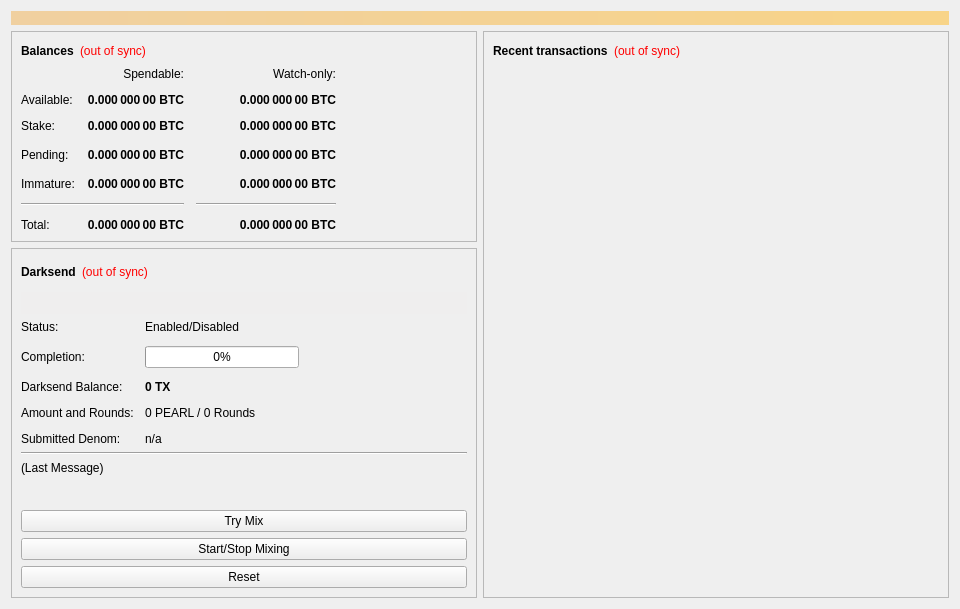
<?xml version="1.0" encoding="UTF-8"?>
<ui version="4.0">
 <class>OverviewPage</class>
 <widget class="QWidget" name="OverviewPage">
  <property name="geometry">
   <rect>
    <x>0</x>
    <y>0</y>
    <width>960</width>
    <height>594</height>
   </rect>
  </property>
  <property name="minimumSize">
   <size>
    <width>960</width>
    <height>0</height>
   </size>
  </property>
  <property name="windowTitle">
   <string>Form</string>
  </property>
  <layout class="QVBoxLayout" name="topLayout">
   <item>
    <widget class="QLabel" name="labelAlerts">
     <property name="visible">
      <bool>false</bool>
     </property>
     <property name="styleSheet">
      <string notr="true">background-color: qlineargradient(x1: 0, y1: 0, x2: 1, y2: 0, stop:0 #F0D0A0, stop:1 #F8D488); color:#000000;</string>
     </property>
     <property name="wordWrap">
      <bool>true</bool>
     </property>
     <property name="margin">
      <number>3</number>
     </property>
    </widget>
   </item>
   <item>
    <layout class="QHBoxLayout" name="horizontalLayout" stretch="1,1">
     <item>
      <layout class="QVBoxLayout" name="verticalLayout_2">
       <item>
        <widget class="QFrame" name="frame">
         <property name="frameShape">
          <enum>QFrame::StyledPanel</enum>
         </property>
         <property name="frameShadow">
          <enum>QFrame::Raised</enum>
         </property>
         <layout class="QVBoxLayout" name="verticalLayout_4">
          <item>
           <layout class="QHBoxLayout" name="horizontalLayout_4">
            <item>
             <widget class="QLabel" name="label_5">
              <property name="font">
               <font>
                <weight>75</weight>
                <bold>true</bold>
               </font>
              </property>
              <property name="text">
               <string>Balances</string>
              </property>
             </widget>
            </item>
            <item>
             <widget class="QLabel" name="labelWalletStatus">
              <property name="cursor">
               <cursorShape>WhatsThisCursor</cursorShape>
              </property>
              <property name="toolTip">
               <string>The displayed information may be out of date. Your wallet automatically synchronizes with the Pearl network after a connection is established, but this process has not completed yet.</string>
              </property>
              <property name="styleSheet">
               <string notr="true">QLabel { color: red; }</string>
              </property>
              <property name="text">
               <string notr="true">(out of sync)</string>
              </property>
              <property name="alignment">
               <set>Qt::AlignLeading|Qt::AlignLeft|Qt::AlignVCenter</set>
              </property>
             </widget>
            </item>
            <item>
             <spacer name="horizontalSpacer_3">
              <property name="orientation">
               <enum>Qt::Horizontal</enum>
              </property>
              <property name="sizeHint" stdset="0">
               <size>
                <width>40</width>
                <height>20</height>
               </size>
              </property>
             </spacer>
            </item>
           </layout>
          </item>
          <item>
           <layout class="QGridLayout" name="gridLayout">
            <property name="spacing">
             <number>12</number>
            </property>
            <item row="3" column="2">
             <widget class="QLabel" name="labelWatchPending">
              <property name="font">
               <font>
                <weight>75</weight>
                <bold>true</bold>
               </font>
              </property>
              <property name="cursor">
               <cursorShape>IBeamCursor</cursorShape>
              </property>
              <property name="toolTip">
               <string>Unconfirmed transactions to watch-only addresses</string>
              </property>
              <property name="text">
               <string notr="true">0.000 000 00 BTC</string>
              </property>
              <property name="alignment">
               <set>Qt::AlignRight|Qt::AlignTrailing|Qt::AlignVCenter</set>
              </property>
              <property name="textInteractionFlags">
               <set>Qt::LinksAccessibleByMouse|Qt::TextSelectableByKeyboard|Qt::TextSelectableByMouse</set>
              </property>
             </widget>
            </item>
            <item row="3" column="1">
             <widget class="QLabel" name="labelUnconfirmed">
              <property name="font">
               <font>
                <weight>75</weight>
                <bold>true</bold>
               </font>
              </property>
              <property name="cursor">
               <cursorShape>IBeamCursor</cursorShape>
              </property>
              <property name="toolTip">
               <string>Total of transactions that have yet to be confirmed, and do not yet count toward the spendable balance</string>
              </property>
              <property name="text">
               <string notr="true">0.000 000 00 BTC</string>
              </property>
              <property name="alignment">
               <set>Qt::AlignRight|Qt::AlignTrailing|Qt::AlignVCenter</set>
              </property>
              <property name="textInteractionFlags">
               <set>Qt::LinksAccessibleByMouse|Qt::TextSelectableByKeyboard|Qt::TextSelectableByMouse</set>
              </property>
             </widget>
            </item>
            <item row="4" column="2">
             <widget class="QLabel" name="labelWatchImmature">
              <property name="font">
               <font>
                <weight>75</weight>
                <bold>true</bold>
               </font>
              </property>
              <property name="cursor">
               <cursorShape>IBeamCursor</cursorShape>
              </property>
              <property name="toolTip">
               <string>Mined balance in watch-only addresses that has not yet matured</string>
              </property>
              <property name="text">
               <string notr="true">0.000 000 00 BTC</string>
              </property>
              <property name="alignment">
               <set>Qt::AlignRight|Qt::AlignTrailing|Qt::AlignVCenter</set>
              </property>
              <property name="textInteractionFlags">
               <set>Qt::LinksAccessibleByMouse|Qt::TextSelectableByKeyboard|Qt::TextSelectableByMouse</set>
              </property>
             </widget>
            </item>
            <item row="5" column="0" colspan="2">
             <widget class="Line" name="lineSpendableBalance">
              <property name="orientation">
               <enum>Qt::Horizontal</enum>
              </property>
             </widget>
            </item>
            <item row="5" column="2">
             <widget class="Line" name="lineWatchBalance">
              <property name="sizePolicy">
               <sizepolicy hsizetype="Preferred" vsizetype="Fixed">
                <horstretch>0</horstretch>
                <verstretch>0</verstretch>
               </sizepolicy>
              </property>
              <property name="minimumSize">
               <size>
                <width>140</width>
                <height>0</height>
               </size>
              </property>
              <property name="orientation">
               <enum>Qt::Horizontal</enum>
              </property>
             </widget>
            </item>
            <item row="6" column="0">
             <widget class="QLabel" name="labelTotalText">
              <property name="text">
               <string>Total:</string>
              </property>
             </widget>
            </item>
            <item row="4" column="1">
             <widget class="QLabel" name="labelImmature">
              <property name="font">
               <font>
                <weight>75</weight>
                <bold>true</bold>
               </font>
              </property>
              <property name="cursor">
               <cursorShape>IBeamCursor</cursorShape>
              </property>
              <property name="toolTip">
               <string>Mined balance that has not yet matured</string>
              </property>
              <property name="text">
               <string notr="true">0.000 000 00 BTC</string>
              </property>
              <property name="alignment">
               <set>Qt::AlignRight|Qt::AlignTrailing|Qt::AlignVCenter</set>
              </property>
              <property name="textInteractionFlags">
               <set>Qt::LinksAccessibleByMouse|Qt::TextSelectableByKeyboard|Qt::TextSelectableByMouse</set>
              </property>
             </widget>
            </item>
            <item row="3" column="3">
             <spacer name="horizontalSpacer_2">
              <property name="orientation">
               <enum>Qt::Horizontal</enum>
              </property>
              <property name="sizeHint" stdset="0">
               <size>
                <width>40</width>
                <height>20</height>
               </size>
              </property>
             </spacer>
            </item>
            <item row="4" column="0">
             <widget class="QLabel" name="labelImmatureText">
              <property name="text">
               <string>Immature:</string>
              </property>
             </widget>
            </item>
            <item row="6" column="1">
             <widget class="QLabel" name="labelTotal">
              <property name="font">
               <font>
                <weight>75</weight>
                <bold>true</bold>
               </font>
              </property>
              <property name="cursor">
               <cursorShape>IBeamCursor</cursorShape>
              </property>
              <property name="toolTip">
               <string>Your current total balance</string>
              </property>
              <property name="text">
               <string notr="true">0.000 000 00 BTC</string>
              </property>
              <property name="alignment">
               <set>Qt::AlignRight|Qt::AlignTrailing|Qt::AlignVCenter</set>
              </property>
              <property name="textInteractionFlags">
               <set>Qt::LinksAccessibleByMouse|Qt::TextSelectableByKeyboard|Qt::TextSelectableByMouse</set>
              </property>
             </widget>
            </item>
            <item row="6" column="2">
             <widget class="QLabel" name="labelWatchTotal">
              <property name="font">
               <font>
                <weight>75</weight>
                <bold>true</bold>
               </font>
              </property>
              <property name="cursor">
               <cursorShape>IBeamCursor</cursorShape>
              </property>
              <property name="toolTip">
               <string>Current total balance in watch-only addresses</string>
              </property>
              <property name="text">
               <string notr="true">0.000 000 00 BTC</string>
              </property>
              <property name="alignment">
               <set>Qt::AlignRight|Qt::AlignTrailing|Qt::AlignVCenter</set>
              </property>
              <property name="textInteractionFlags">
               <set>Qt::LinksAccessibleByMouse|Qt::TextSelectableByKeyboard|Qt::TextSelectableByMouse</set>
              </property>
             </widget>
            </item>
            <item row="0" column="2">
             <widget class="QLabel" name="labelWatchonly">
              <property name="text">
               <string>Watch-only:</string>
              </property>
              <property name="alignment">
               <set>Qt::AlignRight|Qt::AlignTrailing|Qt::AlignVCenter</set>
              </property>
             </widget>
            </item>
            <item row="1" column="0">
             <widget class="QLabel" name="labelBalanceText">
              <property name="text">
               <string>Available:</string>
              </property>
             </widget>
            </item>
            <item row="1" column="1">
             <widget class="QLabel" name="labelBalance">
              <property name="font">
               <font>
                <weight>75</weight>
                <bold>true</bold>
               </font>
              </property>
              <property name="cursor">
               <cursorShape>IBeamCursor</cursorShape>
              </property>
              <property name="toolTip">
               <string>Your current spendable balance</string>
              </property>
              <property name="text">
               <string notr="true">0.000 000 00 BTC</string>
              </property>
              <property name="alignment">
               <set>Qt::AlignRight|Qt::AlignTrailing|Qt::AlignVCenter</set>
              </property>
              <property name="textInteractionFlags">
               <set>Qt::LinksAccessibleByMouse|Qt::TextSelectableByKeyboard|Qt::TextSelectableByMouse</set>
              </property>
             </widget>
            </item>
            <item row="2" column="0">
             <widget class="QLabel" name="label_10">
              <property name="text">
               <string>Stake:</string>
              </property>
             </widget>
            </item>
            <item row="2" column="1">
             <widget class="QLabel" name="labelStake">
              <property name="font">
               <font>
                <weight>75</weight>
                <bold>true</bold>
               </font>
              </property>
              <property name="cursor">
               <cursorShape>IBeamCursor</cursorShape>
              </property>
              <property name="toolTip">
               <string>Total of coins that was staked, and do not yet count toward the current balance</string>
              </property>
              <property name="text">
               <string notr="true">0.000 000 00 BTC</string>
              </property>
              <property name="alignment">
               <set>Qt::AlignRight|Qt::AlignTrailing|Qt::AlignVCenter</set>
              </property>
              <property name="textInteractionFlags">
               <set>Qt::LinksAccessibleByMouse|Qt::TextSelectableByKeyboard|Qt::TextSelectableByMouse</set>
              </property>
             </widget>
            </item>
            <item row="2" column="2">
             <widget class="QLabel" name="labelWatchStake">
              <property name="font">
               <font>
                <weight>75</weight>
                <bold>true</bold>
               </font>
              </property>
              <property name="cursor">
               <cursorShape>IBeamCursor</cursorShape>
              </property>
              <property name="toolTip">
               <string>Total of coins that was staked in watch-only addresses, and do not yet count toward the current watch-only balance</string>
              </property>
              <property name="text">
               <string notr="true">0.000 000 00 BTC</string>
              </property>
              <property name="alignment">
               <set>Qt::AlignRight|Qt::AlignTrailing|Qt::AlignVCenter</set>
              </property>
              <property name="textInteractionFlags">
               <set>Qt::LinksAccessibleByMouse|Qt::TextSelectableByKeyboard|Qt::TextSelectableByMouse</set>
              </property>
             </widget>
            </item>
            <item row="1" column="2">
             <widget class="QLabel" name="labelWatchAvailable">
              <property name="font">
               <font>
                <weight>75</weight>
                <bold>true</bold>
               </font>
              </property>
              <property name="cursor">
               <cursorShape>IBeamCursor</cursorShape>
              </property>
              <property name="toolTip">
               <string>Your current balance in watch-only addresses</string>
              </property>
              <property name="text">
               <string notr="true">0.000 000 00 BTC</string>
              </property>
              <property name="alignment">
               <set>Qt::AlignRight|Qt::AlignTrailing|Qt::AlignVCenter</set>
              </property>
              <property name="textInteractionFlags">
               <set>Qt::LinksAccessibleByMouse|Qt::TextSelectableByKeyboard|Qt::TextSelectableByMouse</set>
              </property>
             </widget>
            </item>
            <item row="3" column="0">
             <widget class="QLabel" name="labelPendingText">
              <property name="text">
               <string>Pending:</string>
              </property>
             </widget>
            </item>
            <item row="0" column="1">
             <widget class="QLabel" name="labelSpendable">
              <property name="text">
               <string>Spendable:</string>
              </property>
              <property name="alignment">
               <set>Qt::AlignRight|Qt::AlignTrailing|Qt::AlignVCenter</set>
              </property>
             </widget>
            </item>
           </layout>
          </item>
         </layout>
        </widget>
       </item>
       <item>
        <widget class="QFrame" name="frameDarksend">
         <property name="sizePolicy">
          <sizepolicy hsizetype="Expanding" vsizetype="Expanding">
           <horstretch>0</horstretch>
           <verstretch>0</verstretch>
          </sizepolicy>
         </property>
         <property name="minimumSize">
          <size>
           <width>0</width>
           <height>350</height>
          </size>
         </property>
         <property name="layoutDirection">
          <enum>Qt::LeftToRight</enum>
         </property>
         <property name="frameShape">
          <enum>QFrame::StyledPanel</enum>
         </property>
         <property name="frameShadow">
          <enum>QFrame::Raised</enum>
         </property>
         <layout class="QVBoxLayout" name="verticalLayout_5">
          <item>
           <layout class="QHBoxLayout" name="horizontalLayout_5">
            <item>
             <widget class="QLabel" name="label_2">
              <property name="font">
               <font>
                <weight>75</weight>
                <bold>true</bold>
               </font>
              </property>
              <property name="text">
               <string>Darksend</string>
              </property>
             </widget>
            </item>
            <item>
             <widget class="QLabel" name="labelDarksendSyncStatus">
              <property name="toolTip">
               <string>The displayed information may be out of date. Your wallet automatically synchronizes with the Pearl network after a connection is established, but this process has not completed yet.</string>
              </property>
              <property name="styleSheet">
               <string notr="true">QLabel { color: red; }</string>
              </property>
              <property name="text">
               <string notr="true">(out of sync)</string>
              </property>
              <property name="alignment">
               <set>Qt::AlignLeading|Qt::AlignLeft|Qt::AlignVCenter</set>
              </property>
             </widget>
            </item>
            <item>
             <spacer name="horizontalSpacer_4">
              <property name="orientation">
               <enum>Qt::Horizontal</enum>
              </property>
              <property name="sizeHint" stdset="0">
               <size>
                <width>40</width>
                <height>20</height>
               </size>
              </property>
             </spacer>
            </item>
           </layout>
          </item>
          <item>
           <widget class="QPushButton" name="runAutoDenom">
            <property name="palette">
             <palette>
              <active>
               <colorrole role="WindowText">
                <brush brushstyle="SolidPattern">
                 <color alpha="255">
                  <red>0</red>
                  <green>0</green>
                  <blue>0</blue>
                 </color>
                </brush>
               </colorrole>
               <colorrole role="Button">
                <brush brushstyle="SolidPattern">
                 <color alpha="255">
                  <red>239</red>
                  <green>238</green>
                  <blue>238</blue>
                 </color>
                </brush>
               </colorrole>
               <colorrole role="Light">
                <brush brushstyle="SolidPattern">
                 <color alpha="255">
                  <red>255</red>
                  <green>255</green>
                  <blue>255</blue>
                 </color>
                </brush>
               </colorrole>
               <colorrole role="Midlight">
                <brush brushstyle="SolidPattern">
                 <color alpha="255">
                  <red>247</red>
                  <green>246</green>
                  <blue>246</blue>
                 </color>
                </brush>
               </colorrole>
               <colorrole role="Dark">
                <brush brushstyle="SolidPattern">
                 <color alpha="255">
                  <red>119</red>
                  <green>119</green>
                  <blue>119</blue>
                 </color>
                </brush>
               </colorrole>
               <colorrole role="Mid">
                <brush brushstyle="SolidPattern">
                 <color alpha="255">
                  <red>159</red>
                  <green>159</green>
                  <blue>159</blue>
                 </color>
                </brush>
               </colorrole>
               <colorrole role="Text">
                <brush brushstyle="SolidPattern">
                 <color alpha="255">
                  <red>0</red>
                  <green>0</green>
                  <blue>0</blue>
                 </color>
                </brush>
               </colorrole>
               <colorrole role="BrightText">
                <brush brushstyle="SolidPattern">
                 <color alpha="255">
                  <red>255</red>
                  <green>255</green>
                  <blue>255</blue>
                 </color>
                </brush>
               </colorrole>
               <colorrole role="ButtonText">
                <brush brushstyle="SolidPattern">
                 <color alpha="255">
                  <red>0</red>
                  <green>0</green>
                  <blue>0</blue>
                 </color>
                </brush>
               </colorrole>
               <colorrole role="Base">
                <brush brushstyle="SolidPattern">
                 <color alpha="255">
                  <red>255</red>
                  <green>255</green>
                  <blue>255</blue>
                 </color>
                </brush>
               </colorrole>
               <colorrole role="Window">
                <brush brushstyle="SolidPattern">
                 <color alpha="255">
                  <red>239</red>
                  <green>238</green>
                  <blue>238</blue>
                 </color>
                </brush>
               </colorrole>
               <colorrole role="Shadow">
                <brush brushstyle="SolidPattern">
                 <color alpha="255">
                  <red>0</red>
                  <green>0</green>
                  <blue>0</blue>
                 </color>
                </brush>
               </colorrole>
               <colorrole role="AlternateBase">
                <brush brushstyle="SolidPattern">
                 <color alpha="255">
                  <red>247</red>
                  <green>246</green>
                  <blue>246</blue>
                 </color>
                </brush>
               </colorrole>
               <colorrole role="ToolTipBase">
                <brush brushstyle="SolidPattern">
                 <color alpha="255">
                  <red>255</red>
                  <green>255</green>
                  <blue>220</blue>
                 </color>
                </brush>
               </colorrole>
               <colorrole role="ToolTipText">
                <brush brushstyle="SolidPattern">
                 <color alpha="255">
                  <red>0</red>
                  <green>0</green>
                  <blue>0</blue>
                 </color>
                </brush>
               </colorrole>
              </active>
              <inactive>
               <colorrole role="WindowText">
                <brush brushstyle="SolidPattern">
                 <color alpha="255">
                  <red>0</red>
                  <green>0</green>
                  <blue>0</blue>
                 </color>
                </brush>
               </colorrole>
               <colorrole role="Button">
                <brush brushstyle="SolidPattern">
                 <color alpha="255">
                  <red>239</red>
                  <green>238</green>
                  <blue>238</blue>
                 </color>
                </brush>
               </colorrole>
               <colorrole role="Light">
                <brush brushstyle="SolidPattern">
                 <color alpha="255">
                  <red>255</red>
                  <green>255</green>
                  <blue>255</blue>
                 </color>
                </brush>
               </colorrole>
               <colorrole role="Midlight">
                <brush brushstyle="SolidPattern">
                 <color alpha="255">
                  <red>247</red>
                  <green>246</green>
                  <blue>246</blue>
                 </color>
                </brush>
               </colorrole>
               <colorrole role="Dark">
                <brush brushstyle="SolidPattern">
                 <color alpha="255">
                  <red>119</red>
                  <green>119</green>
                  <blue>119</blue>
                 </color>
                </brush>
               </colorrole>
               <colorrole role="Mid">
                <brush brushstyle="SolidPattern">
                 <color alpha="255">
                  <red>159</red>
                  <green>159</green>
                  <blue>159</blue>
                 </color>
                </brush>
               </colorrole>
               <colorrole role="Text">
                <brush brushstyle="SolidPattern">
                 <color alpha="255">
                  <red>0</red>
                  <green>0</green>
                  <blue>0</blue>
                 </color>
                </brush>
               </colorrole>
               <colorrole role="BrightText">
                <brush brushstyle="SolidPattern">
                 <color alpha="255">
                  <red>255</red>
                  <green>255</green>
                  <blue>255</blue>
                 </color>
                </brush>
               </colorrole>
               <colorrole role="ButtonText">
                <brush brushstyle="SolidPattern">
                 <color alpha="255">
                  <red>0</red>
                  <green>0</green>
                  <blue>0</blue>
                 </color>
                </brush>
               </colorrole>
               <colorrole role="Base">
                <brush brushstyle="SolidPattern">
                 <color alpha="255">
                  <red>255</red>
                  <green>255</green>
                  <blue>255</blue>
                 </color>
                </brush>
               </colorrole>
               <colorrole role="Window">
                <brush brushstyle="SolidPattern">
                 <color alpha="255">
                  <red>239</red>
                  <green>238</green>
                  <blue>238</blue>
                 </color>
                </brush>
               </colorrole>
               <colorrole role="Shadow">
                <brush brushstyle="SolidPattern">
                 <color alpha="255">
                  <red>0</red>
                  <green>0</green>
                  <blue>0</blue>
                 </color>
                </brush>
               </colorrole>
               <colorrole role="AlternateBase">
                <brush brushstyle="SolidPattern">
                 <color alpha="255">
                  <red>247</red>
                  <green>246</green>
                  <blue>246</blue>
                 </color>
                </brush>
               </colorrole>
               <colorrole role="ToolTipBase">
                <brush brushstyle="SolidPattern">
                 <color alpha="255">
                  <red>255</red>
                  <green>255</green>
                  <blue>220</blue>
                 </color>
                </brush>
               </colorrole>
               <colorrole role="ToolTipText">
                <brush brushstyle="SolidPattern">
                 <color alpha="255">
                  <red>0</red>
                  <green>0</green>
                  <blue>0</blue>
                 </color>
                </brush>
               </colorrole>
              </inactive>
              <disabled>
               <colorrole role="WindowText">
                <brush brushstyle="SolidPattern">
                 <color alpha="255">
                  <red>119</red>
                  <green>119</green>
                  <blue>119</blue>
                 </color>
                </brush>
               </colorrole>
               <colorrole role="Button">
                <brush brushstyle="SolidPattern">
                 <color alpha="255">
                  <red>239</red>
                  <green>238</green>
                  <blue>238</blue>
                 </color>
                </brush>
               </colorrole>
               <colorrole role="Light">
                <brush brushstyle="SolidPattern">
                 <color alpha="255">
                  <red>255</red>
                  <green>255</green>
                  <blue>255</blue>
                 </color>
                </brush>
               </colorrole>
               <colorrole role="Midlight">
                <brush brushstyle="SolidPattern">
                 <color alpha="255">
                  <red>247</red>
                  <green>246</green>
                  <blue>246</blue>
                 </color>
                </brush>
               </colorrole>
               <colorrole role="Dark">
                <brush brushstyle="SolidPattern">
                 <color alpha="255">
                  <red>119</red>
                  <green>119</green>
                  <blue>119</blue>
                 </color>
                </brush>
               </colorrole>
               <colorrole role="Mid">
                <brush brushstyle="SolidPattern">
                 <color alpha="255">
                  <red>159</red>
                  <green>159</green>
                  <blue>159</blue>
                 </color>
                </brush>
               </colorrole>
               <colorrole role="Text">
                <brush brushstyle="SolidPattern">
                 <color alpha="255">
                  <red>119</red>
                  <green>119</green>
                  <blue>119</blue>
                 </color>
                </brush>
               </colorrole>
               <colorrole role="BrightText">
                <brush brushstyle="SolidPattern">
                 <color alpha="255">
                  <red>255</red>
                  <green>255</green>
                  <blue>255</blue>
                 </color>
                </brush>
               </colorrole>
               <colorrole role="ButtonText">
                <brush brushstyle="SolidPattern">
                 <color alpha="255">
                  <red>119</red>
                  <green>119</green>
                  <blue>119</blue>
                 </color>
                </brush>
               </colorrole>
               <colorrole role="Base">
                <brush brushstyle="SolidPattern">
                 <color alpha="255">
                  <red>239</red>
                  <green>238</green>
                  <blue>238</blue>
                 </color>
                </brush>
               </colorrole>
               <colorrole role="Window">
                <brush brushstyle="SolidPattern">
                 <color alpha="255">
                  <red>239</red>
                  <green>238</green>
                  <blue>238</blue>
                 </color>
                </brush>
               </colorrole>
               <colorrole role="Shadow">
                <brush brushstyle="SolidPattern">
                 <color alpha="255">
                  <red>0</red>
                  <green>0</green>
                  <blue>0</blue>
                 </color>
                </brush>
               </colorrole>
               <colorrole role="AlternateBase">
                <brush brushstyle="SolidPattern">
                 <color alpha="255">
                  <red>239</red>
                  <green>238</green>
                  <blue>238</blue>
                 </color>
                </brush>
               </colorrole>
               <colorrole role="ToolTipBase">
                <brush brushstyle="SolidPattern">
                 <color alpha="255">
                  <red>255</red>
                  <green>255</green>
                  <blue>220</blue>
                 </color>
                </brush>
               </colorrole>
               <colorrole role="ToolTipText">
                <brush brushstyle="SolidPattern">
                 <color alpha="255">
                  <red>0</red>
                  <green>0</green>
                  <blue>0</blue>
                 </color>
                </brush>
               </colorrole>
              </disabled>
             </palette>
            </property>
            <property name="focusPolicy">
             <enum>Qt::NoFocus</enum>
            </property>
            <property name="autoFillBackground">
             <bool>true</bool>
            </property>
            <property name="text">
             <string/>
            </property>
            <property name="flat">
             <bool>true</bool>
            </property>
           </widget>
          </item>
          <item>
           <layout class="QFormLayout" name="formLayout">
            <property name="fieldGrowthPolicy">
             <enum>QFormLayout::AllNonFixedFieldsGrow</enum>
            </property>
            <property name="horizontalSpacing">
             <number>11</number>
            </property>
            <property name="verticalSpacing">
             <number>12</number>
            </property>
            <item row="0" column="0">
             <widget class="QLabel" name="label_6">
              <property name="text">
               <string>Status:</string>
              </property>
             </widget>
            </item>
            <item row="1" column="0">
             <widget class="QLabel" name="label_7">
              <property name="text">
               <string>Completion:</string>
              </property>
             </widget>
            </item>
            <item row="1" column="1">
             <widget class="QProgressBar" name="darksendProgress">
              <property name="maximumSize">
               <size>
                <width>154</width>
                <height>16777215</height>
               </size>
              </property>
              <property name="value">
               <number>0</number>
              </property>
             </widget>
            </item>
            <item row="3" column="0">
             <widget class="QLabel" name="labelAnonymizedText">
              <property name="text">
               <string>Darksend Balance:</string>
              </property>
             </widget>
            </item>
            <item row="3" column="1">
             <widget class="QLabel" name="labelAnonymized">
              <property name="font">
               <font>
                <weight>75</weight>
                <bold>true</bold>
               </font>
              </property>
              <property name="text">
               <string notr="true">0 TX</string>
              </property>
             </widget>
            </item>
            <item row="4" column="0">
             <widget class="QLabel" name="label_8">
              <property name="text">
               <string>Amount and Rounds:</string>
              </property>
             </widget>
            </item>
            <item row="4" column="1">
             <widget class="QLabel" name="labelAmountRounds">
              <property name="text">
               <string>0 PEARL / 0 Rounds</string>
              </property>
             </widget>
            </item>
            <item row="5" column="0">
             <widget class="QLabel" name="label_9">
              <property name="text">
               <string>Submitted Denom:</string>
              </property>
             </widget>
            </item>
            <item row="5" column="1">
             <widget class="QLabel" name="labelSubmittedDenom">
              <property name="toolTip">
               <string>The denominations you submitted to the Masternode.&lt;br&gt;To mix, other users must submit the exact same denominations.</string>
              </property>
              <property name="text">
               <string>n/a</string>
              </property>
             </widget>
            </item>
            <item row="0" column="1">
             <widget class="QLabel" name="darksendEnabled">
              <property name="text">
               <string>Enabled/Disabled</string>
              </property>
             </widget>
            </item>
           </layout>
          </item>
          <item>
           <widget class="Line" name="lineLastMessage">
            <property name="orientation">
             <enum>Qt::Horizontal</enum>
            </property>
           </widget>
          </item>
          <item>
           <widget class="QLabel" name="darksendStatus">
            <property name="minimumSize">
             <size>
              <width>288</width>
              <height>43</height>
             </size>
            </property>
            <property name="text">
             <string>(Last Message)</string>
            </property>
            <property name="alignment">
             <set>Qt::AlignLeading|Qt::AlignLeft|Qt::AlignTop</set>
            </property>
            <property name="wordWrap">
             <bool>true</bool>
            </property>
           </widget>
          </item>
          <item>
           <widget class="QPushButton" name="darksendAuto">
            <property name="sizePolicy">
             <sizepolicy hsizetype="MinimumExpanding" vsizetype="Fixed">
              <horstretch>0</horstretch>
              <verstretch>0</verstretch>
             </sizepolicy>
            </property>
            <property name="toolTip">
             <string>Try to manually submit a Darksend request.</string>
            </property>
            <property name="text">
             <string>Try Mix</string>
            </property>
           </widget>
          </item>
          <item>
           <widget class="QPushButton" name="toggleDarksend">
            <property name="sizePolicy">
             <sizepolicy hsizetype="MinimumExpanding" vsizetype="Fixed">
              <horstretch>0</horstretch>
              <verstretch>0</verstretch>
             </sizepolicy>
            </property>
            <property name="text">
             <string>Start/Stop Mixing</string>
            </property>
           </widget>
          </item>
          <item>
           <widget class="QPushButton" name="darksendReset">
            <property name="sizePolicy">
             <sizepolicy hsizetype="MinimumExpanding" vsizetype="Fixed">
              <horstretch>0</horstretch>
              <verstretch>0</verstretch>
             </sizepolicy>
            </property>
            <property name="toolTip">
             <string>Reset the current status of Darksend (can interrupt Darksend if it's in the process of Mixing, which can cost you money!)</string>
            </property>
            <property name="autoFillBackground">
             <bool>false</bool>
            </property>
            <property name="text">
             <string>Reset</string>
            </property>
           </widget>
          </item>
         </layout>
        </widget>
       </item>
       <item>
        <spacer name="verticalSpacer">
         <property name="orientation">
          <enum>Qt::Vertical</enum>
         </property>
         <property name="sizeHint" stdset="0">
          <size>
           <width>20</width>
           <height>40</height>
          </size>
         </property>
        </spacer>
       </item>
      </layout>
     </item>
     <item>
      <layout class="QVBoxLayout" name="verticalLayout_3">
       <item>
        <widget class="QFrame" name="frame_2">
         <property name="frameShape">
          <enum>QFrame::StyledPanel</enum>
         </property>
         <property name="frameShadow">
          <enum>QFrame::Raised</enum>
         </property>
         <layout class="QVBoxLayout" name="verticalLayout">
          <item>
           <layout class="QHBoxLayout" name="horizontalLayout_2">
            <item>
             <widget class="QLabel" name="label_4">
              <property name="font">
               <font>
                <weight>75</weight>
                <bold>true</bold>
               </font>
              </property>
              <property name="text">
               <string>Recent transactions</string>
              </property>
             </widget>
            </item>
            <item>
             <widget class="QLabel" name="labelTransactionsStatus">
              <property name="cursor">
               <cursorShape>WhatsThisCursor</cursorShape>
              </property>
              <property name="toolTip">
               <string>The displayed information may be out of date. Your wallet automatically synchronizes with the Pearl network after a connection is established, but this process has not completed yet.</string>
              </property>
              <property name="styleSheet">
               <string notr="true">QLabel { color: red; }</string>
              </property>
              <property name="text">
               <string notr="true">(out of sync)</string>
              </property>
              <property name="alignment">
               <set>Qt::AlignRight|Qt::AlignTrailing|Qt::AlignVCenter</set>
              </property>
             </widget>
            </item>
            <item>
             <spacer name="horizontalSpacer">
              <property name="orientation">
               <enum>Qt::Horizontal</enum>
              </property>
              <property name="sizeHint" stdset="0">
               <size>
                <width>40</width>
                <height>20</height>
               </size>
              </property>
             </spacer>
            </item>
           </layout>
          </item>
          <item>
           <widget class="QListView" name="listTransactions">
            <property name="styleSheet">
             <string notr="true">QListView { background: transparent; }</string>
            </property>
            <property name="frameShape">
             <enum>QFrame::NoFrame</enum>
            </property>
            <property name="verticalScrollBarPolicy">
             <enum>Qt::ScrollBarAlwaysOff</enum>
            </property>
            <property name="horizontalScrollBarPolicy">
             <enum>Qt::ScrollBarAlwaysOff</enum>
            </property>
            <property name="selectionMode">
             <enum>QAbstractItemView::NoSelection</enum>
            </property>
           </widget>
          </item>
         </layout>
        </widget>
       </item>
      </layout>
     </item>
    </layout>
   </item>
  </layout>
 </widget>
 <resources/>
 <connections/>
</ui>
